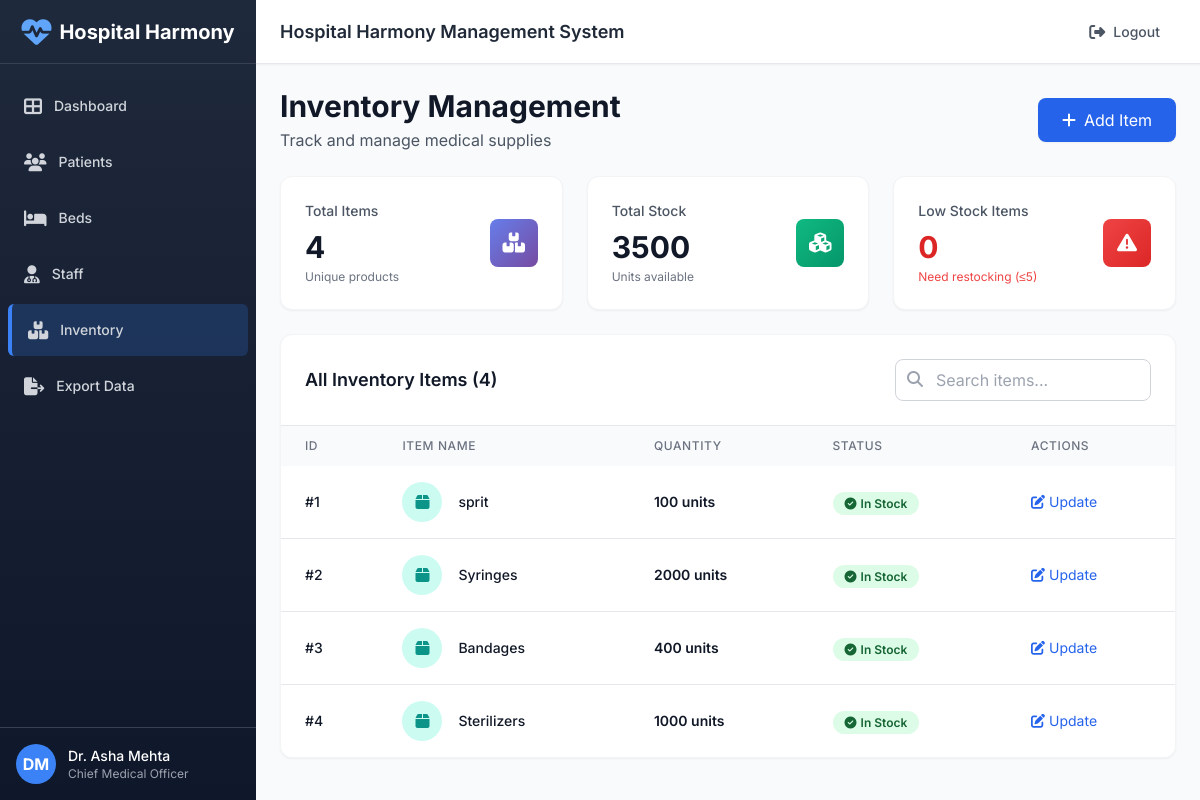
The page /inventory (signed in) on the database its author committed.
### tables this page shows
CREATE TABLE inventory (
    id INTEGER PRIMARY KEY AUTOINCREMENT,
    name TEXT NOT NULL,
    quantity INTEGER DEFAULT 0
);

### app.py (the view)
@app.route('/inventory')
@login_required
def inventory():
    db = get_db(); cur = db.cursor()
    cur.execute('SELECT * FROM inventory')
    rows = cur.fetchall()
    low_items = [r for r in rows if (r['quantity'] or 0) <= 5]
    if low_items:
        flash(f"{len(low_items)} item(s) low in stock (<=5).", 'danger')
    return render_template('inventory.html', items=rows)

### app.py (called while the page is built)
def login_required(f):
    @wraps(f)
    def wrapped(*args, **kwargs):
        if 'user' not in session:
            return redirect(url_for('login'))
        return f(*args, **kwargs)
    return wrapped

### database.py (called while the page is built)
def get_db():
    global _conn
    if _conn is None:
        _conn = sqlite3.connect(DB_PATH, check_same_thread=False)
        _conn.row_factory = sqlite3.Row
    return _conn

### templates/inventory.html (shortened to what this page needs)
{% extends "layout.html" %}
{% block content %}
<div class="flex items-center justify-between mb-6">
    <div>
        <h1 class="text-3xl font-bold text-gray-900">Inventory Management</h1>
        <p class="text-gray-600 mt-1">Track and manage medical supplies</p>
    </div>
    <button onclick="document.getElementById('addModal').classList.remove('hidden')" class="bg-blue-600 hover:bg-blue-700 text-white px-6 py-2.5 rounded-lg flex items-center transition shadow-sm">
        <i class="fas fa-plus mr-2"></i>
        Add Item
    </button>
</div>
<div class="grid grid-cols-1 gap-6 sm:grid-cols-3 mb-6">
    <div class="card-hover bg-white rounded-xl shadow-sm p-6 border border-gray-100">
        <div class="flex items-center justify-between">
            <div>
                <p class="text-sm font-medium text-gray-600">Total Items</p>
                <p class="text-3xl font-bold text-gray-900 mt-2">{{ items|length }}</p>
                <p class="text-xs text-gray-500 mt-1">Unique products</p>
            </div>
            <div class="gradient-primary w-12 h-12 rounded-lg flex items-center justify-center">
                <i class="fas fa-boxes text-white text-xl"></i>
            </div>
        </div>
    </div>
    <div class="card-hover bg-white rounded-xl shadow-sm p-6 border border-gray-100">
        <div class="flex items-center justify-between">
            <div>
                <p class="text-sm font-medium text-gray-600">Total Stock</p>
                <p class="text-3xl font-bold text-gray-900 mt-2">
                    {{ items|sum(attribute='quantity') or 0 }}
                </p>
                <p class="text-xs text-gray-500 mt-1">Units available</p>
            </div>
            <div class="gradient-success w-12 h-12 rounded-lg flex items-center justify-center">
                <i class="fas fa-cubes text-white text-xl"></i>
            </div>
        </div>
    </div>
    <div class="card-hover bg-white rounded-xl shadow-sm p-6 border border-gray-100">
        <div class="flex items-center justify-between">
            <div>
                <p class="text-sm font-medium text-gray-600">Low Stock Items</p>
                <p class="text-3xl font-bold text-red-600 mt-2">
                    {% set low_stock = namespace(count=0) %}
                    {% for item in items %}
                        {% if (item['quantity'] or 0) <= 5 %}
                            {% set low_stock.count = low_stock.count + 1 %}
                        {% endif %}
                    {% endfor %}
                    {{ low_stock.count }}
                </p>
                <p class="text-xs text-red-500 mt-1">Need restocking (≤5)</p>
            </div>
            <div class="gradient-danger w-12 h-12 rounded-lg flex items-center justify-center">
                <i class="fas fa-exclamation-triangle text-white text-xl"></i>
            </div>
        </div>
    </div>
</div>
<div class="bg-white rounded-xl shadow-sm border border-gray-100 overflow-hidden">
    <div class="p-6 border-b border-gray-200">
        <div class="flex items-center justify-between">
            <h3 class="text-lg font-semibold text-gray-900">All Inventory Items ({{ items|length }})</h3>
            <div class="relative w-64">
                <input type="search" id="searchInput" placeholder="Search items..." class="w-full pl-10 pr-4 py-2 border border-gray-300 rounded-lg focus:ring-2 focus:ring-blue-500 focus:border-transparent" onkeyup="searchTable()">
                <i class="fas fa-search absolute left-3 top-3 text-gray-400"></i>
            </div>
        </div>
    </div>
    <div class="overflow-x-auto">
        <table class="w-full" id="inventoryTable">
            <thead class="bg-gray-50">
                <tr>
                    <th class="px-6 py-3 text-left text-xs font-medium text-gray-500 uppercase tracking-wider">ID</th>
                    <th class="px-6 py-3 text-left text-xs font-medium text-gray-500 uppercase tracking-wider">Item Name</th>
                    <th class="px-6 py-3 text-left text-xs font-medium text-gray-500 uppercase tracking-wider">Quantity</th>
                    <th class="px-6 py-3 text-left text-xs font-medium text-gray-500 uppercase tracking-wider">Status</th>
                    <th class="px-6 py-3 text-left text-xs font-medium text-gray-500 uppercase tracking-wider">Actions</th>
                </tr>
            </thead>
            <tbody class="bg-white divide-y divide-gray-200">
                {% if items %}
                    {% for item in items %}
                    <tr class="hover:bg-gray-50 transition {% if (item['quantity'] or 0) <= 5 %}bg-red-50{% endif %}">
                        <td class="px-6 py-4 whitespace-nowrap text-sm font-medium text-gray-900">#{{ item['id'] }}</td>
                        <td class="px-6 py-4 whitespace-nowrap">
                            <div class="flex items-center">
                                <div class="flex-shrink-0 h-10 w-10 bg-teal-100 rounded-full flex items-center justify-center">
                                    <i class="fas fa-box text-teal-600"></i>
                                </div>
                                <div class="ml-4">
                                    <div class="text-sm font-medium text-gray-900">{{ item['name'] }}</div>
                                </div>
                            </div>
                        </td>
                        <td class="px-6 py-4 whitespace-nowrap">
                            <div class="text-sm font-semibold {% if (item['quantity'] or 0) <= 5 %}text-red-600{% else %}text-gray-900{% endif %}">
                                {{ item['quantity'] or 0 }} units
                            </div>
                        </td>
                        <td class="px-6 py-4 whitespace-nowrap">
                            {% if (item['quantity'] or 0) <= 5 %}
                                <span class="px-3 py-1 text-xs font-semibold rounded-full bg-red-100 text-red-800">
                                    <i class="fas fa-exclamation-circle mr-1"></i>Low Stock
                                </span>
                            {% elif (item['quantity'] or 0) <= 20 %}
                                <span class="px-3 py-1 text-xs font-semibold rounded-full bg-yellow-100 text-yellow-800">
                                    <i class="fas fa-info-circle mr-1"></i>Running Low
                                </span>
                            {% else %}
                                <span class="px-3 py-1 text-xs font-semibold rounded-full bg-green-100 text-green-800">
                                    <i class="fas fa-check-circle mr-1"></i>In Stock
                                </span>
                            {% endif %}
                        </td>
                        <td class="px-6 py-4 whitespace-nowrap text-sm">
                            <button onclick="updateQuantity({{ item['id'] }}, '{{ item['name'] }}', {{ item['quantity'] or 0 }})" class="text-blue-600 hover:text-blue-800 transition">
                                <i class="fas fa-edit mr-1"></i>Update
                            </button>
                        </td>
                    </tr>
                    {% endfor %}
                {% endif %}
            </tbody>
        </table>
    </div>
</div>
{% endblock %}

### templates/layout.html (style rules this page uses)
* { font-family: 'Inter', sans-serif; }
.card-hover { transition: all 0.3s ease; }
.gradient-primary { background: linear-gradient(135deg, #667eea 0%, #764ba2 100%); }
.gradient-success { background: linear-gradient(135deg, #10b981 0%, #059669 100%); }
.gradient-danger { background: linear-gradient(135deg, #ef4444 0%, #dc2626 100%); }

### rows shown on the page
inventory: id "1", name "sprit", quantity "100", shows "In Stock"
inventory: id "2", name "Syringes", quantity "2000", shows "In Stock"
inventory: id "3", name "Bandages", quantity "400", shows "In Stock"
inventory: id "4", name "Sterilizers", quantity "1000", shows "In Stock"

### other values the page prints
{{ items|length }} "4"
{{ items|sum(attribute='quantity') or 0 }} "3500"
{{ low_stock.count }} "0"
